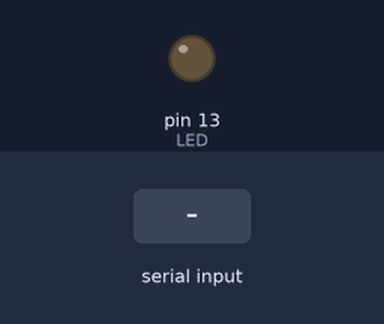
The sketch below on a simulated Arduino Uno, built with avr-gcc and run on an emulated ATmega328P. Parts: output pins drawn as LEDs (lit = HIGH). Inputs (shaded band) come from the test bench.

Above: at 1.2 s.
1.3 s: byte 1 (1) received over Serial
Timing chart, 0 to 4.3 s (numbered marks = the images above; inputs shaded):
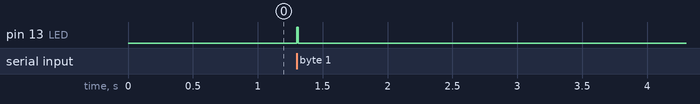

Measured:
- after the input at 1.3 s, pin 13 (LED): LOW → HIGH at once, → LOW 0.01 s later

The sketch:

izu.ino
```cpp
const int LED = 13;

int val = 0;
byte inByte = 0;

void setup () {
  Serial.begin (9600);
  pinMode (LED, OUTPUT);
}

void loop () {
  inByte = Serial.read();

  if (inByte == 1) {
    digitalWrite (LED, HIGH);
    delay (10);
    digitalWrite (LED, LOW);
    delay (10);
  } else {
    digitalWrite (LED, LOW);
  }
}
```
